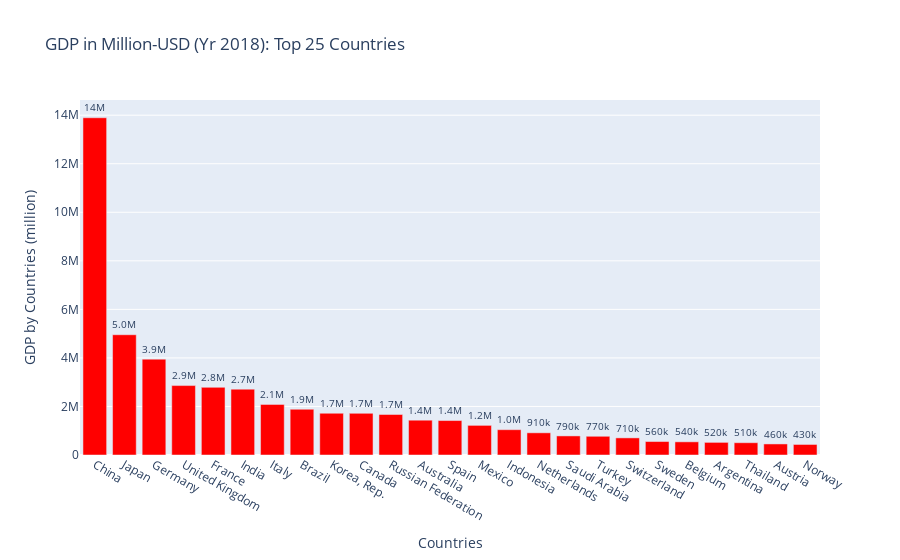

The notebook cell saved with this chart:
### Code cell
# Creating bar plot for "GDP in USD-Million (Yr 2018): Top 25 Countries"
fig_bar_GDP = px.bar(
    bar_GDP,
    y="GDP by Countries (million)",
    x="Countries",
    text="GDP by Countries (million)",
    color_discrete_sequence=["red"] * len(bar_GDP),
    title="GDP in Million-USD (Yr 2018): Top 25 Countries",
)
fig_bar_GDP.update_traces(texttemplate="%{text:.2s}", textposition="outside")
fig_bar_GDP.update_layout(uniformtext_minsize=8, uniformtext_mode="hide")
fig_bar_GDP.write_image("Images/GDP_top25.png")
fig_bar_GDP.show()

### Figure 1 — Plotly figure (JSON) as saved in the notebook; plotly's stock layout.template omitted (floating-point values rounded to 4 significant figures)
{"data": [{"alignmentgroup": "True", "hovertemplate": "Countries=%{x}<br>GDP by Countries (million)=%{text}<extra></extra>", "legendgroup": "", "marker": {"color": "red"}, "name": "", "offsetgroup": "", "orientation": "v", "showlegend": false, "text": [13890000.0, 4955000.0, 3950000.0, 2861000.0, 2788000.0, 2713000.0, 2086000.0, 1885000.0, 1721000.0, 1716000.0, 1670000.0, 1434000.0, 1420000.0, 1221000.0, 1042000.0, 914100.0, 786500.0, 771400.0, 705100.0, 555500.0, 542700.0, 519900.0, 506500.0, 455500.0, 434200.0], "textposition": "outside", "texttemplate": "%{text:.2s}", "type": "bar", "x": ["China", "Japan", "Germany", "United Kingdom", "France", "India", "Italy", "Brazil", "Korea, Rep.", "Canada", "Russian Federation", "Australia", "Spain", "Mexico", "Indonesia", "Netherlands", "Saudi Arabia", "Turkey", "Switzerland", "Sweden", "Belgium", "Argentina", "Thailand", "Austria", "Norway"], "xaxis": "x", "y": [13890000.0, 4955000.0, 3950000.0, 2861000.0, 2788000.0, 2713000.0, 2086000.0, 1885000.0, 1721000.0, 1716000.0, 1670000.0, 1434000.0, 1420000.0, 1221000.0, 1042000.0, 914100.0, 786500.0, 771400.0, 705100.0, 555500.0, 542700.0, 519900.0, 506500.0, 455500.0, 434200.0], "yaxis": "y"}], "layout": {"autosize": true, "barmode": "relative", "legend": {"tracegroupgap": 0}, "title": {"text": "GDP in Million-USD (Yr 2018): Top 25 Countries"}, "uniformtext": {"minsize": 8, "mode": "hide"}, "xaxis": {"anchor": "y", "autorange": true, "domain": [0, 1], "range": [-0.5, 24.5], "title": {"text": "Countries"}, "type": "category"}, "yaxis": {"anchor": "x", "autorange": true, "domain": [0, 1], "range": [0, 14630000.0], "title": {"text": "GDP by Countries (million)"}, "type": "linear"}}}
